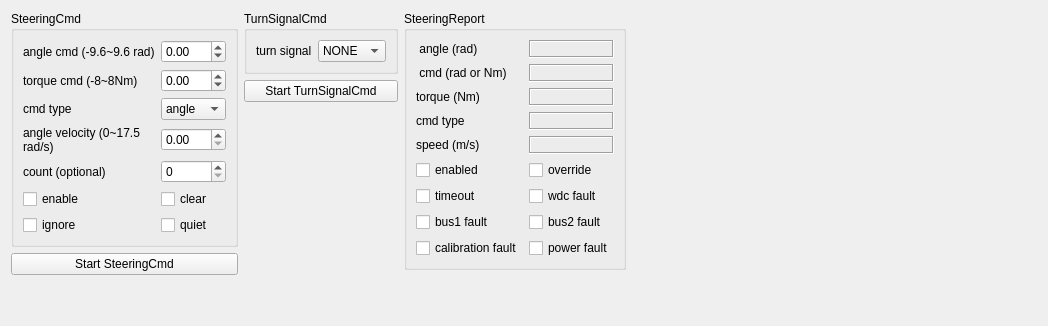
     <widget class="QWidget" name="tab_3">
      <attribute name="title">
       <string>Steering</string>
      </attribute>
      <layout class="QHBoxLayout" name="horizontalLayout_4">
       <item>
        <layout class="QVBoxLayout" name="verticalLayout_15">
         <item>
          <widget class="QGroupBox" name="group_steering_cmd">
           <property name="title">
            <string>SteeringCmd</string>
           </property>
           <layout class="QGridLayout" name="gridLayout_6">
            <item row="8" column="2">
             <widget class="QCheckBox" name="SteeringCmd_clear">
              <property name="text">
               <string>clear</string>
              </property>
             </widget>
            </item>
            <item row="9" column="0">
             <widget class="QCheckBox" name="SteeringCmd_ignore">
              <property name="text">
               <string>ignore</string>
              </property>
             </widget>
            </item>
            <item row="0" column="0">
             <widget class="QLabel" name="label_47">
              <property name="text">
               <string>angle cmd (-9.6~9.6 rad)</string>
              </property>
              <property name="wordWrap">
               <bool>true</bool>
              </property>
             </widget>
            </item>
            <item row="8" column="0">
             <widget class="QCheckBox" name="SteeringCmd_enable">
              <property name="text">
               <string>enable</string>
              </property>
             </widget>
            </item>
            <item row="9" column="2">
             <widget class="QCheckBox" name="SteeringCmd_quiet">
              <property name="text">
               <string>quiet</string>
              </property>
             </widget>
            </item>
            <item row="6" column="0">
             <widget class="QLabel" name="label_50">
              <property name="text">
               <string>count (optional)</string>
              </property>
             </widget>
            </item>
            <item row="0" column="2">
             <widget class="QDoubleSpinBox" name="SteeringCmd_steering_wheel_angle_cmd">
              <property name="minimum">
               <double>-9.600000000000000</double>
              </property>
              <property name="maximum">
               <double>9.600000000000000</double>
              </property>
              <property name="singleStep">
               <double>0.100000000000000</double>
              </property>
             </widget>
            </item>
            <item row="6" column="2">
             <widget class="QSpinBox" name="SteeringCmd_count">
              <property name="maximum">
               <number>255</number>
              </property>
             </widget>
            </item>
            <item row="2" column="2">
             <widget class="QComboBox" name="SteeringCmd_cmd_type">
              <item>
               <property name="text">
                <string>angle</string>
               </property>
              </item>
              <item>
               <property name="text">
                <string>torque</string>
               </property>
              </item>
             </widget>
            </item>
            <item row="2" column="0">
             <widget class="QLabel" name="label_49">
              <property name="text">
               <string>cmd type</string>
              </property>
             </widget>
            </item>
            <item row="3" column="0">
             <widget class="QLabel" name="label_48">
              <property name="text">
               <string>angle velocity (0~17.5 rad/s)</string>
              </property>
              <property name="wordWrap">
               <bool>true</bool>
              </property>
             </widget>
            </item>
            <item row="3" column="2">
             <widget class="QDoubleSpinBox" name="SteeringCmd_steering_wheel_angle_velocity">
              <property name="minimum">
               <double>0.000000000000000</double>
              </property>
              <property name="maximum">
               <double>17.500000000000000</double>
              </property>
              <property name="singleStep">
               <double>0.100000000000000</double>
              </property>
              <property name="value">
               <double>0.000000000000000</double>
              </property>
             </widget>
            </item>
            <item row="1" column="2">
             <widget class="QDoubleSpinBox" name="SteeringCmd_steering_wheel_torque_cmd">
              <property name="minimum">
               <double>-8.000000000000000</double>
              </property>
              <property name="maximum">
               <double>8.000000000000000</double>
              </property>
              <property name="singleStep">
               <double>0.100000000000000</double>
              </property>
             </widget>
            </item>
            <item row="1" column="0">
             <widget class="QLabel" name="label_20">
              <property name="text">
               <string>torque cmd (-8~8Nm)</string>
              </property>
              <property name="wordWrap">
               <bool>true</bool>
              </property>
             </widget>
            </item>
           </layout>
          </widget>
         </item>
         <item>
          <widget class="QPushButton" name="SteeringCmd_start">
           <property name="font">
            <font>
             <weight>50</weight>
             <bold>false</bold>
            </font>
           </property>
           <property name="text">
            <string>Start SteeringCmd</string>
           </property>
           <property name="flat">
            <bool>false</bool>
           </property>
          </widget>
         </item>
         <item>
          <spacer name="verticalSpacer_12">
           <property name="orientation">
            <enum>Qt::Vertical</enum>
           </property>
           <property name="sizeHint" stdset="0">
            <size>
             <width>20</width>
             <height>40</height>
            </size>
           </property>
          </spacer>
         </item>
        </layout>
       </item>
       <item>
        <layout class="QVBoxLayout" name="verticalLayout_16">
         <item>
          <widget class="QGroupBox" name="groupBox_TurnSignalCmd">
           <property name="title">
            <string>TurnSignalCmd</string>
           </property>
           <layout class="QGridLayout" name="gridLayout_16">
            <item row="0" column="1">
             <widget class="QComboBox" name="TurnSignalCmd_cmd">
              <item>
               <property name="text">
                <string>NONE</string>
               </property>
              </item>
              <item>
               <property name="text">
                <string>LEFT</string>
               </property>
              </item>
              <item>
               <property name="text">
                <string>RIGHT</string>
               </property>
              </item>
             </widget>
            </item>
            <item row="0" column="0">
             <widget class="QLabel" name="label_66">
              <property name="text">
               <string>turn signal</string>
              </property>
             </widget>
            </item>
           </layout>
          </widget>
         </item>
         <item>
          <widget class="QPushButton" name="TurnSignalCmd_start">
           <property name="font">
            <font>
             <weight>50</weight>
             <bold>false</bold>
            </font>
           </property>
           <property name="text">
            <string>Start TurnSignalCmd</string>
           </property>
          </widget>
         </item>
         <item>
          <spacer name="verticalSpacer_11">
           <property name="orientation">
            <enum>Qt::Vertical</enum>
           </property>
           <property name="sizeHint" stdset="0">
            <size>
             <width>20</width>
             <height>40</height>
            </size>
           </property>
          </spacer>
         </item>
        </layout>
       </item>
       <item>
        <layout class="QVBoxLayout" name="verticalLayout_17">
         <item>
          <widget class="QGroupBox" name="group_steering_report">
           <property name="title">
            <string>SteeringReport</string>
           </property>
           <layout class="QGridLayout" name="gridLayout_7">
            <item row="0" column="2">
             <widget class="QLabel" name="label_22">
              <property name="text">
               <string> angle (rad)</string>
              </property>
             </widget>
            </item>
            <item row="0" column="4">
             <widget class="QLabel" name="SteeringReport_steering_wheel_angle">
              <property name="frameShape">
               <enum>QFrame::Box</enum>
              </property>
              <property name="frameShadow">
               <enum>QFrame::Sunken</enum>
              </property>
              <property name="text">
               <string/>
              </property>
             </widget>
            </item>
            <item row="11" column="4">
             <widget class="QCheckBox" name="SteeringReport_fault_power">
              <property name="focusPolicy">
               <enum>Qt::NoFocus</enum>
              </property>
              <property name="text">
               <string>power fault</string>
              </property>
             </widget>
            </item>
            <item row="2" column="2">
             <widget class="QLabel" name="label_24">
              <property name="text">
               <string>torque (Nm)</string>
              </property>
             </widget>
            </item>
            <item row="1" column="4">
             <widget class="QLabel" name="SteeringReport_steering_wheel_cmd">
              <property name="frameShape">
               <enum>QFrame::Box</enum>
              </property>
              <property name="frameShadow">
               <enum>QFrame::Sunken</enum>
              </property>
              <property name="text">
               <string/>
              </property>
             </widget>
            </item>
            <item row="1" column="2">
             <widget class="QLabel" name="label_21">
              <property name="text">
               <string> cmd (rad or Nm)</string>
              </property>
             </widget>
            </item>
            <item row="8" column="2">
             <widget class="QCheckBox" name="SteeringReport_enabled">
              <property name="focusPolicy">
               <enum>Qt::NoFocus</enum>
              </property>
              <property name="text">
               <string>enabled</string>
              </property>
             </widget>
            </item>
            <item row="2" column="4">
             <widget class="QLabel" name="SteeringReport_steering_wheel_torque">
              <property name="frameShape">
               <enum>QFrame::Box</enum>
              </property>
              <property name="frameShadow">
               <enum>QFrame::Sunken</enum>
              </property>
              <property name="text">
               <string/>
              </property>
             </widget>
            </item>
            <item row="11" column="2">
             <widget class="QCheckBox" name="SteeringReport_fault_calibration">
              <property name="focusPolicy">
               <enum>Qt::NoFocus</enum>
              </property>
              <property name="text">
               <string>calibration fault</string>
              </property>
             </widget>
            </item>
            <item row="6" column="2">
             <widget class="QLabel" name="label_23">
              <property name="text">
               <string>cmd type</string>
              </property>
             </widget>
            </item>
            <item row="6" column="4">
             <widget class="QLabel" name="SteeringReport_steering_wheel_cmd_type">
              <property name="frameShape">
               <enum>QFrame::Box</enum>
              </property>
              <property name="frameShadow">
               <enum>QFrame::Sunken</enum>
              </property>
              <property name="text">
               <string/>
              </property>
             </widget>
            </item>
            <item row="7" column="2">
             <widget class="QLabel" name="label_19">
              <property name="text">
               <string>speed (m/s)</string>
              </property>
             </widget>
            </item>
            <item row="9" column="2">
             <widget class="QCheckBox" name="SteeringReport_timeout">
              <property name="focusPolicy">
               <enum>Qt::NoFocus</enum>
              </property>
              <property name="text">
               <string>timeout</string>
              </property>
             </widget>
            </item>
            <item row="7" column="4">
             <widget class="QLabel" name="SteeringReport_speed">
              <property name="frameShape">
               <enum>QFrame::Box</enum>
              </property>
              <property name="frameShadow">
               <enum>QFrame::Sunken</enum>
              </property>
              <property name="text">
               <string/>
              </property>
             </widget>
            </item>
            <item row="8" column="4">
             <widget class="QCheckBox" name="SteeringReport_override">
              <property name="focusPolicy">
               <enum>Qt::NoFocus</enum>
              </property>
              <property name="text">
               <string>override</string>
              </property>
             </widget>
            </item>
            <item row="10" column="2">
             <widget class="QCheckBox" name="SteeringReport_fault_bus1">
              <property name="focusPolicy">
               <enum>Qt::NoFocus</enum>
              </property>
              <property name="text">
               <string>bus1 fault</string>
              </property>
             </widget>
            </item>
            <item row="9" column="4">
             <widget class="QCheckBox" name="SteeringReport_fault_wdc">
              <property name="focusPolicy">
               <enum>Qt::NoFocus</enum>
              </property>
              <property name="text">
               <string>wdc fault</string>
              </property>
             </widget>
            </item>
            <item row="10" column="4">
             <widget class="QCheckBox" name="SteeringReport_fault_bus2">
              <property name="focusPolicy">
               <enum>Qt::NoFocus</enum>
              </property>
              <property name="text">
               <string>bus2 fault</string>
              </property>
             </widget>
            </item>
           </layout>
          </widget>
         </item>
         <item>
          <spacer name="verticalSpacer_10">
           <property name="orientation">
            <enum>Qt::Vertical</enum>
           </property>
           <property name="sizeHint" stdset="0">
            <size>
             <width>20</width>
             <height>40</height>
            </size>
           </property>
          </spacer>
         </item>
        </layout>
       </item>
       <item>
        <spacer name="horizontalSpacer_4">
         <property name="orientation">
          <enum>Qt::Horizontal</enum>
         </property>
         <property name="sizeHint" stdset="0">
          <size>
           <width>411</width>
           <height>20</height>
          </size>
         </property>
        </spacer>
       </item>
      </layout>
     </widget>
